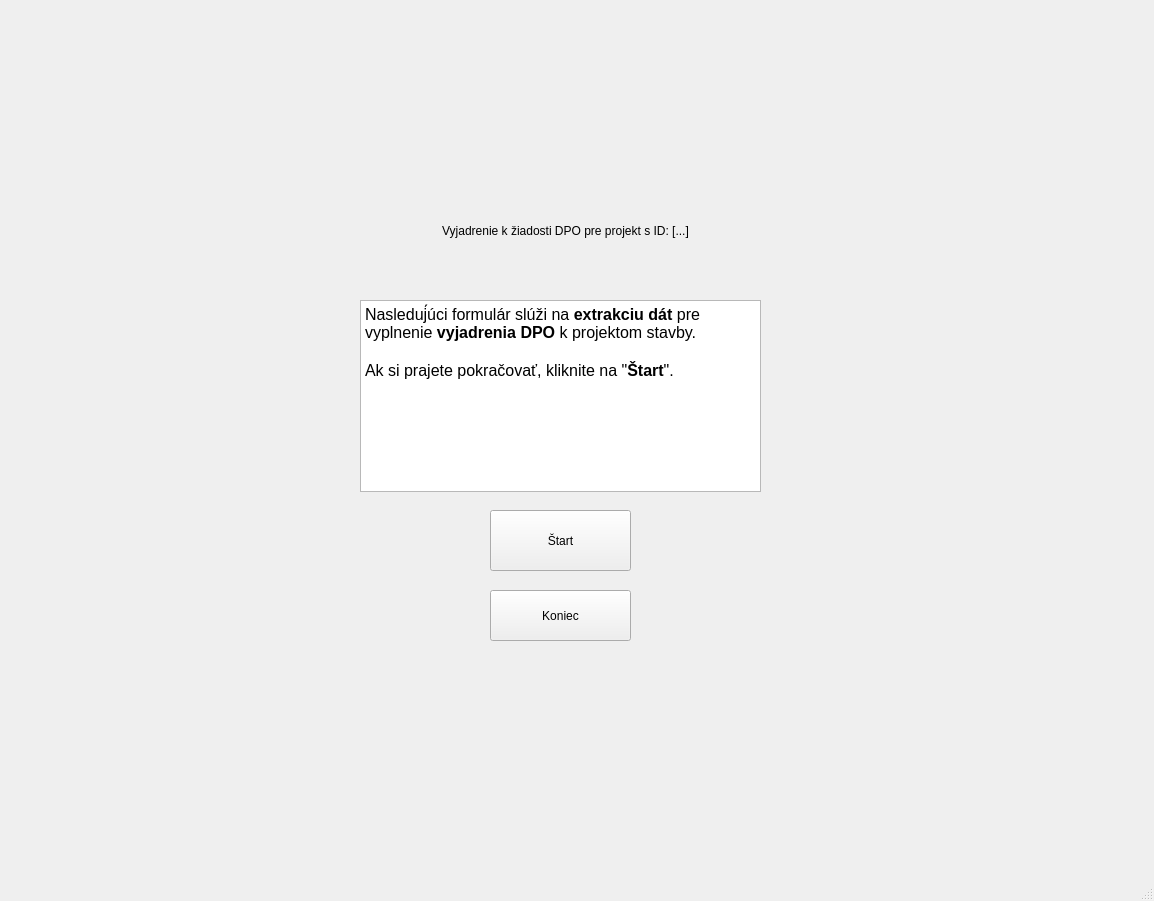
<?xml version="1.0" encoding="UTF-8"?>
<ui version="4.0">
 <class>MainWindow</class>
 <widget class="QMainWindow" name="MainWindow">
  <property name="geometry">
   <rect>
    <x>0</x>
    <y>0</y>
    <width>1154</width>
    <height>901</height>
   </rect>
  </property>
  <property name="windowTitle">
   <string>MainWindow</string>
  </property>
  <widget class="QWidget" name="centralwidget">
   <widget class="QWidget" name="widget" native="true">
    <property name="geometry">
     <rect>
      <x>270</x>
      <y>120</y>
      <width>601</width>
      <height>571</height>
     </rect>
    </property>
    <widget class="QPushButton" name="Start">
     <property name="geometry">
      <rect>
       <x>220</x>
       <y>390</y>
       <width>141</width>
       <height>61</height>
      </rect>
     </property>
     <property name="text">
      <string>Štart</string>
     </property>
    </widget>
    <widget class="QPushButton" name="Quit">
     <property name="geometry">
      <rect>
       <x>220</x>
       <y>470</y>
       <width>141</width>
       <height>51</height>
      </rect>
     </property>
     <property name="text">
      <string>Koniec</string>
     </property>
    </widget>
    <widget class="QTextBrowser" name="textBrowser">
     <property name="geometry">
      <rect>
       <x>90</x>
       <y>180</y>
       <width>401</width>
       <height>192</height>
      </rect>
     </property>
     <property name="html">
      <string>&lt;!DOCTYPE HTML PUBLIC &quot;-//W3C//DTD HTML 4.0//EN&quot; &quot;http://www.w3.org/TR/REC-html40/strict.dtd&quot;&gt;
&lt;html&gt;&lt;head&gt;&lt;meta name=&quot;qrichtext&quot; content=&quot;1&quot; /&gt;&lt;style type=&quot;text/css&quot;&gt;
p, li { white-space: pre-wrap; }
&lt;/style&gt;&lt;/head&gt;&lt;body style=&quot; font-family:'DejaVu LGC Sans'; font-size:12pt; font-weight:400; font-style:normal;&quot;&gt;
&lt;p style=&quot; margin-top:0px; margin-bottom:0px; margin-left:0px; margin-right:0px; -qt-block-indent:0; text-indent:0px;&quot;&gt;Nasleduj́úci formulár slúži na &lt;span style=&quot; font-weight:600;&quot;&gt;extrakciu dát&lt;/span&gt; pre vyplnenie &lt;span style=&quot; font-weight:600;&quot;&gt;vyjadrenia DPO&lt;/span&gt; k projektom stavby.&lt;/p&gt;
&lt;p style=&quot;-qt-paragraph-type:empty; margin-top:0px; margin-bottom:0px; margin-left:0px; margin-right:0px; -qt-block-indent:0; text-indent:0px;&quot;&gt;&lt;br /&gt;&lt;/p&gt;
&lt;p style=&quot; margin-top:0px; margin-bottom:0px; margin-left:0px; margin-right:0px; -qt-block-indent:0; text-indent:0px;&quot;&gt;Ak si prajete pokračovať, kliknite na &amp;quot;&lt;span style=&quot; font-weight:600;&quot;&gt;Štart&lt;/span&gt;&amp;quot;.&lt;/p&gt;&lt;/body&gt;&lt;/html&gt;</string>
     </property>
    </widget>
    <widget class="QLabel" name="label">
     <property name="geometry">
      <rect>
       <x>90</x>
       <y>70</y>
       <width>411</width>
       <height>81</height>
      </rect>
     </property>
     <property name="text">
      <string>Vyjadrenie k žiadosti DPO pre projekt s ID: [...]</string>
     </property>
     <property name="alignment">
      <set>Qt::AlignCenter</set>
     </property>
    </widget>
   </widget>
  </widget>
  <widget class="QMenuBar" name="menubar">
   <property name="geometry">
    <rect>
     <x>0</x>
     <y>0</y>
     <width>1154</width>
     <height>24</height>
    </rect>
   </property>
  </widget>
  <widget class="QStatusBar" name="statusbar"/>
 </widget>
 <resources/>
 <connections/>
</ui>
